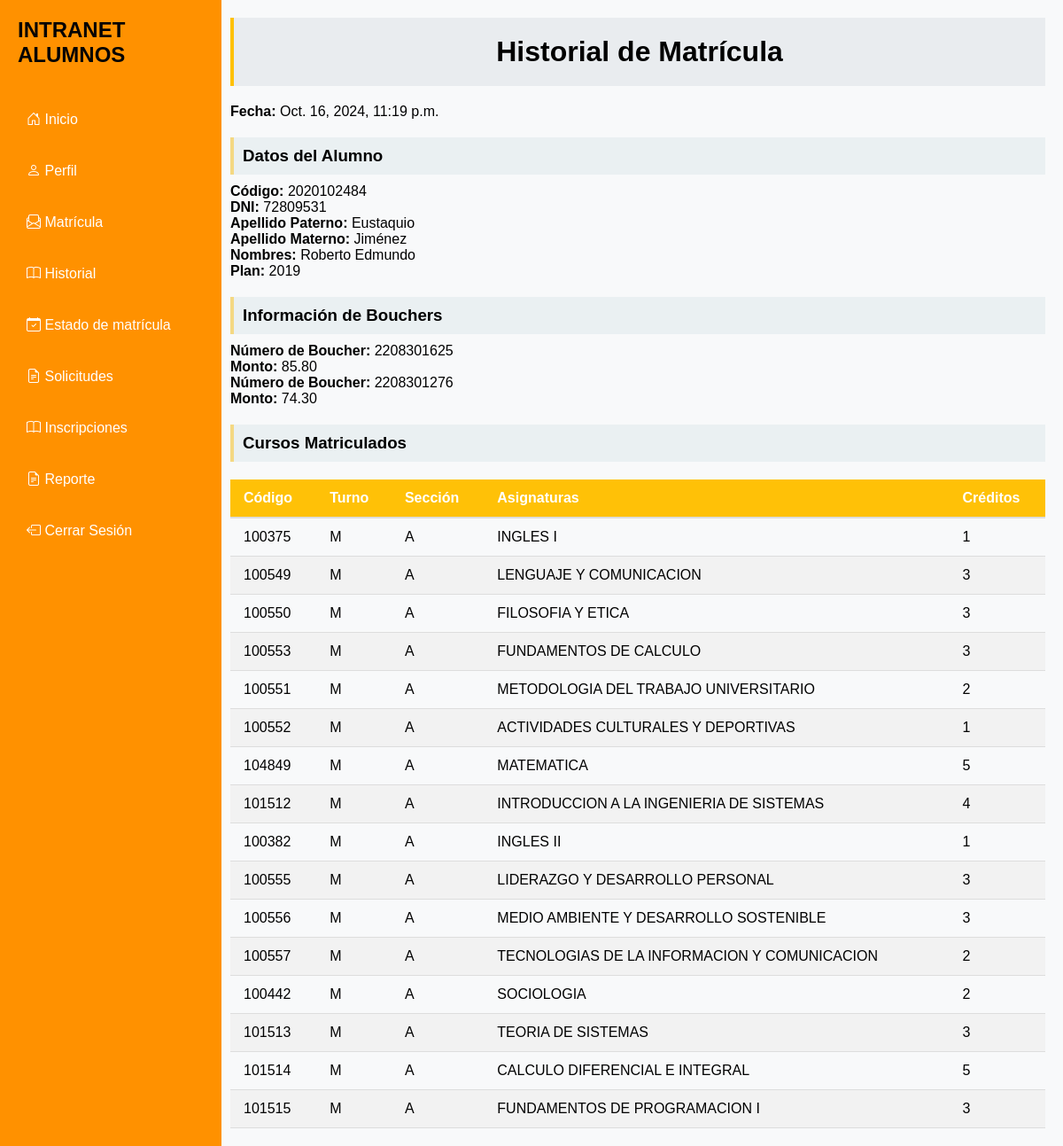
Before: /historial/ (signed in) with the older database file.
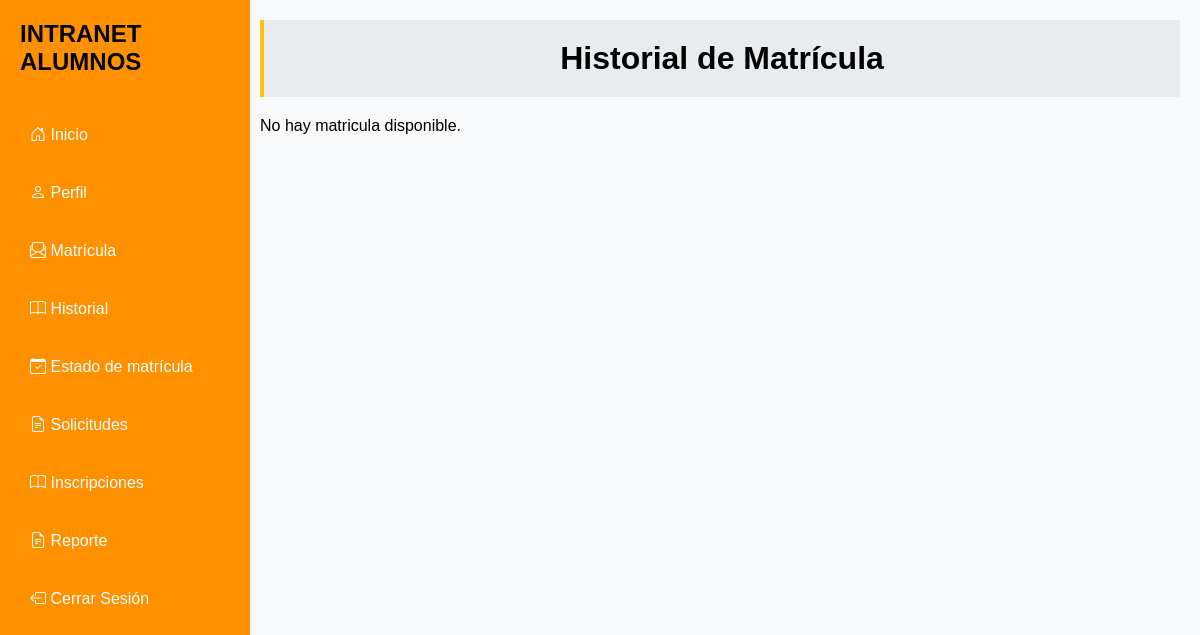
After: the same page with the newer database file.
### App/models.py (models this page shows, shortened)
class Matricula(models.Model):
    id_matricula = models.AutoField(primary_key=True)
    alumno = models.ForeignKey(Alumno, on_delete=models.CASCADE)
    cursos = models.ManyToManyField(Curso)
    boucher = models.ManyToManyField(Boucher)
    plan = models.ForeignKey(Plan, on_delete=models.CASCADE)
    fecha_matricula = models.DateTimeField(default=timezone.now)
    estado = models.CharField(max_length=20, default='pendiente')
    mensaje_rechazo = models.TextField(blank=True, null=True)
    mensaje_aprobacion = models.TextField(blank=True, null=True)

class Alumno(models.Model):
    id_alumno = models.AutoField(primary_key=True)
    codigo = models.CharField(max_length=10, default=1)
    plan = models.ForeignKey(Plan, on_delete=models.CASCADE)
    nombres = models.CharField(max_length=100)
    apellido_paterno = models.CharField(max_length=100)
    apellido_materno = models.CharField(max_length=100)
    dni = models.CharField(max_length=8)
    correo = models.EmailField(max_length=100)
    celular = models.CharField(max_length=9)
    escuela = models.ForeignKey(Escuela, on_delete=models.CASCADE)
    anio = models.IntegerField(default=1)

class Plan (models.Model):
    id_plan = models.AutoField(primary_key=True)
    nombre_plan = models.CharField(max_length=100)
    def __str__(self):
        return self.nombre_plan

class Boucher(models.Model):
    id_boucher = models.AutoField(primary_key=True)
    alumno = models.ForeignKey(Alumno, on_delete=models.CASCADE)
    numero_boucher = models.CharField(max_length=50)
    monto = models.DecimalField(max_digits=10, decimal_places=2)

class Curso(models.Model):
    id = models.AutoField(primary_key=True)
    codigo = models.CharField(max_length=10)
    nombre_curso = models.CharField(max_length=100)
    semestre = models.IntegerField(default=1)
    creditos = models.IntegerField()
    turno = models.CharField(
        max_length=1,
        choices=[('M', 'M'), ('T', 'T'), ('N', 'N')]
    )
    seccion = models.CharField(max_length=1, choices=[('A', 'A'), ('B', 'B'), ('C', 'C')])
    prerrequisito = models.CharField(
        max_length=10,
        null=True,
        blank=True,
    )
    anio = models.IntegerField(default=1)
    cupos_disponibles = models.IntegerField(default=30)

### App/views.py (the view)
# urls.py: path('historial/', views.historial, name='historial'),
@login_required
@alumno_required
def historial(request):
    usuario = request.user
    try:
        alumno = get_object_or_404(Alumno, codigo=usuario.alumno.codigo)
        matricula = Matricula.objects.filter(alumno=alumno).latest('fecha_matricula')
    except Matricula.DoesNotExist:
        matricula = None
    context = {
        'alumno': alumno,
        'matricula': matricula,
        'cursos': matricula.cursos.all() if matricula else [],
        'bouchers': matricula.boucher.all() if matricula else []
    }
    return render(request, 'historial.html', context)

### App/templates/historial.html
{% extends 'base.html' %}
{% block content %}
  <div class="Historial_Matricula">
    <h1>Historial de Matrícula</h1>
    {% if matricula %}
      <div>
        <p><strong>Fecha:</strong>  {{ matricula.fecha_matricula }}</p>
      </div>
      <div>
        <h3>Datos del Alumno</h3>
        <p><strong>Código:</strong> {{ alumno.codigo }}</p>
        <p><strong>DNI:</strong> {{ alumno.dni }}</p>
        <p><strong>Apellido Paterno:</strong> {{ alumno.apellido_paterno }}</p>
        <p><strong>Apellido Materno:</strong> {{ alumno.apellido_materno }}</p>
        <p><strong>Nombres:</strong> {{ alumno.nombres }}</p>
        <p><strong>Plan:</strong> {{ alumno.plan }}</p>
      </div>
      {% if bouchers %}
      <div>
        <h3>Información de Bouchers</h3>
        <ul>
          {% for boucher in bouchers %}
            <li>
              <p><strong>Número de Boucher:</strong> {{ boucher.numero_boucher }}</p>
              <p><strong>Monto:</strong> {{ boucher.monto }}</p>
            </li>
          {% endfor %}
        </ul>
      </div>
      {% else %}
        <p>No hay información de boucher disponible.</p>
      {% endif %}
      <div>
        <h3>Cursos Matriculados</h3>
        {% if cursos %}
        <table class="tabla-canasta">
          <thead>
            <tr>
              <th>Código</th>
              <th>Turno</th>
              <th>Sección</th>
              <th>Asignaturas</th>
              <th>Créditos</th>
            </tr>
          </thead>
          <tbody>
            {% for curso in cursos %}
            <tr>
              <td>{{ curso.codigo }}</td>
              <td>{{ curso.turno }}</td>
              <td>{{ curso.seccion }}</td>
              <td>{{ curso.nombre_curso }}</td>
              <td>{{ curso.creditos }}</td>
            </tr>
            {% endfor %}
          </tbody>
        </table>
        {% else %}
        <p>No hay cursos matriculados.</p>
        {% endif %}
      </div>
    {% else %}
      <p>No hay matricula disponible.</p>
    {% endif %}
  </div>
{% endblock %}

Changed rows visible on the page:
removed Matricula: fecha_matricula "Oct. 16, 2024, 11:19 p.m."
no longer on this page (row unchanged): Alumno: codigo "2020102484", dni "72809531", apellido_paterno "Eustaquio", apellido_materno "Jiménez", nombres "Roberto Edmundo", plan "2019"
removed Boucher: numero_boucher "2208301625", monto "85.80"
removed Boucher: numero_boucher "2208301276", monto "74.30"
no longer on this page (row edited): Curso: codigo "100375", turno "M", seccion "A", nombre_curso "INGLES I", creditos "1"
no longer on this page (row edited): Curso: codigo "100549", turno "M", seccion "A", nombre_curso "LENGUAJE Y COMUNICACION", creditos "3"
no longer on this page (row edited): Curso: codigo "100550", turno "M", seccion "A", nombre_curso "FILOSOFIA Y ETICA", creditos "3"
no longer on this page (row edited): Curso: codigo "100553", turno "M", seccion "A", nombre_curso "FUNDAMENTOS DE CALCULO", creditos "3"
no longer on this page (row edited): Curso: codigo "100551", turno "M", seccion "A", nombre_curso "METODOLOGIA DEL TRABAJO UNIVERSITARIO", creditos "2"
no longer on this page (row edited): Curso: codigo "100552", turno "M", seccion "A", nombre_curso "ACTIVIDADES CULTURALES Y DEPORTIVAS", creditos "1"
no longer on this page (row edited): Curso: codigo "104849", turno "M", seccion "A", nombre_curso "MATEMATICA", creditos "5"
no longer on this page (row edited): Curso: codigo "101512", turno "M", seccion "A", nombre_curso "INTRODUCCION A LA INGENIERIA DE SISTEMAS", creditos "4"
no longer on this page (row edited): Curso: codigo "100382", turno "M", seccion "A", nombre_curso "INGLES II", creditos "1"
no longer on this page (row edited): Curso: codigo "100555", turno "M", seccion "A", nombre_curso "LIDERAZGO Y DESARROLLO PERSONAL", creditos "3"
no longer on this page (row edited): Curso: codigo "100556", turno "M", seccion "A", nombre_curso "MEDIO AMBIENTE Y DESARROLLO SOSTENIBLE", creditos "3"
no longer on this page (row edited): Curso: codigo "100557", turno "M", seccion "A", nombre_curso "TECNOLOGIAS DE LA INFORMACION Y COMUNICACION", creditos "2"
no longer on this page (row edited): Curso: codigo "100442", turno "M", seccion "A", nombre_curso "SOCIOLOGIA", creditos "2"
no longer on this page (row edited): Curso: codigo "101513", turno "M", seccion "A", nombre_curso "TEORIA DE SISTEMAS", creditos "3"
no longer on this page (row edited): Curso: codigo "101514", turno "M", seccion "A", nombre_curso "CALCULO DIFERENCIAL E INTEGRAL", creditos "5"
no longer on this page (row edited): Curso: codigo "101515", turno "M", seccion "A", nombre_curso "FUNDAMENTOS DE PROGRAMACION I", creditos "3"
Other visible differences:
text no longer shown: "Fecha: Datos del Alumno Código: DNI: Apellido Paterno: Apellido Materno: Nombres: Plan: Información de Bouchers Cursos Matriculados Código Turno Sección Asignaturas Créditos"
text now shown: "No hay matricula disponible."
